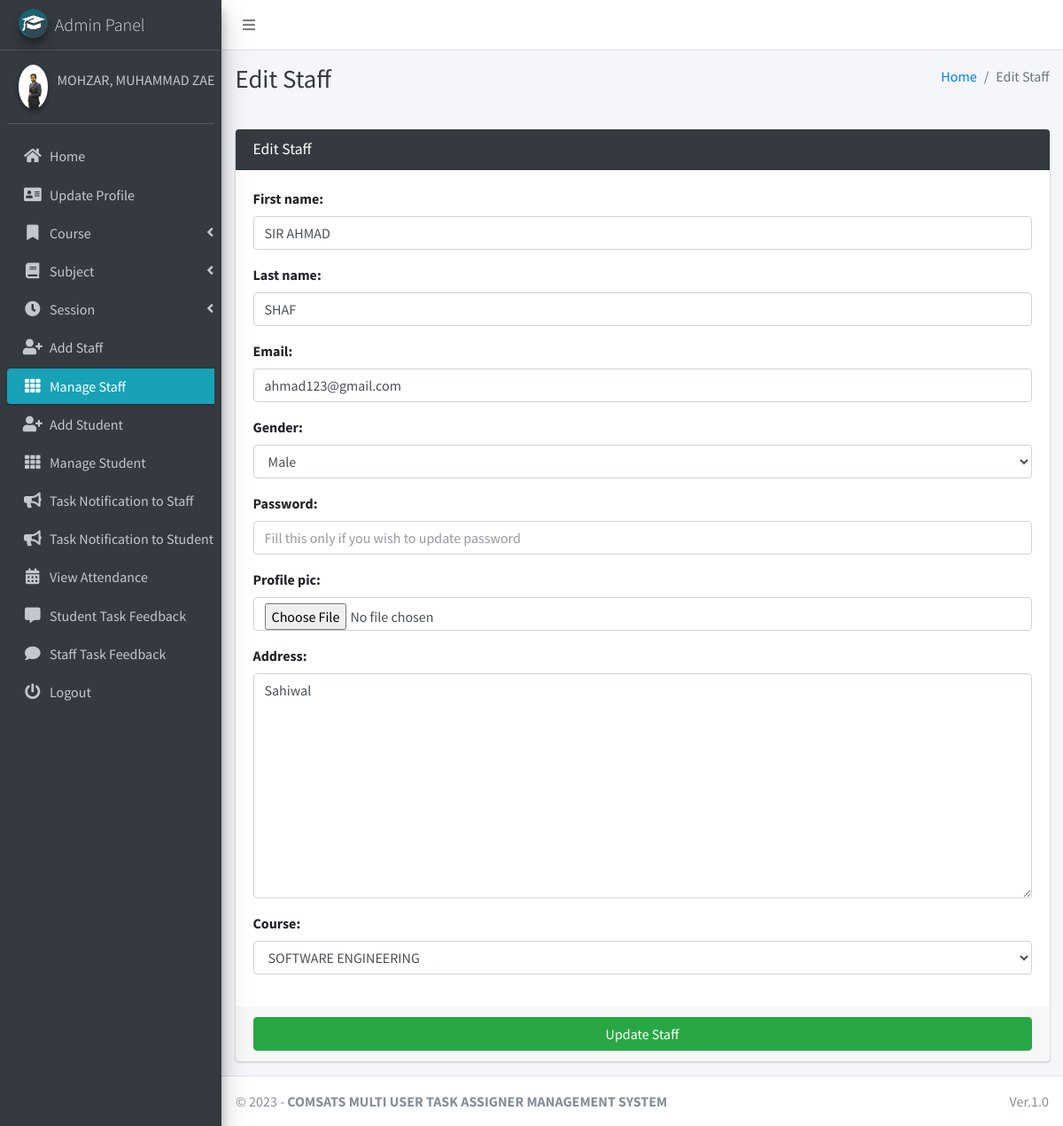
Page /staff/edit/1 (signed in) on the committed database.
### main_app/models.py (models this page shows, shortened)
class CustomUser(AbstractUser):
    USER_TYPE = ((1, "HOD"), (2, "Staff"), (3, "Student"))
    GENDER = [("M", "Male"), ("F", "Female")]
    username = None  # Removed username, using email instead
    email = models.EmailField(unique=True)
    user_type = models.CharField(default=1, choices=USER_TYPE, max_length=1)
    gender = models.CharField(max_length=1, choices=GENDER)
    profile_pic = models.ImageField()
    address = models.TextField()
    fcm_token = models.TextField(default="")  # For firebase notifications
    created_at = models.DateTimeField(auto_now_add=True)
    updated_at = models.DateTimeField(auto_now=True)
    USERNAME_FIELD = "email"
    REQUIRED_FIELDS = []
    objects = CustomUserManager()
    def __str__(self):
        return self.last_name + ", " + self.first_name

class Staff(models.Model):
    course = models.ForeignKey(Course, on_delete=models.DO_NOTHING, null=True, blank=False)
    admin = models.OneToOneField(CustomUser, on_delete=models.CASCADE)

### main_app/hod_views.py (the view)
# urls.py: path("staff/edit/<int:staff_id>", hod_views.edit_staff, name='edit_staff'),
def edit_staff(request, staff_id):
    staff = get_object_or_404(Staff, id=staff_id)
    form = StaffForm(request.POST or None, instance=staff)
    context = {
        'form': form,
        'staff_id': staff_id,
        'page_title': 'Edit Staff'
    }
    if request.method == 'POST':
        if form.is_valid():
            first_name = form.cleaned_data.get('first_name')
            last_name = form.cleaned_data.get('last_name')
            address = form.cleaned_data.get('address')
            username = form.cleaned_data.get('username')
            email = form.cleaned_data.get('email')
            gender = form.cleaned_data.get('gender')
            password = form.cleaned_data.get('password') or None
            course = form.cleaned_data.get('course')
            passport = request.FILES.get('profile_pic') or None
            try:
                user = CustomUser.objects.get(id=staff.admin.id)
                user.username = username
                user.email = email
                if password != None:
                    user.set_password(password)
                if passport != None:
                    fs = FileSystemStorage()
                    filename = fs.save(passport.name, passport)
                    passport_url = fs.url(filename)
                    user.profile_pic = passport_url
                user.first_name = first_name
                user.last_name = last_name
                user.gender = gender
                user.address = address
                staff.course = course
                user.save()
                staff.save()
                messages.success(request, "Successfully Updated")
                return redirect(reverse('edit_staff', args=[staff_id]))
            except Exception as e:
                messages.error(request, "Could Not Update " + str(e))
        else:
            messages.error(request, "Please fil form properly")
    else:
        user = CustomUser.objects.get(id=staff_id)
        staff = Staff.objects.get(id=user.id)
        return render(request, "hod_template/edit_staff_template.html", context)

### main_app/forms.py
class StaffForm(CustomUserForm):
    def __init__(self, *args, **kwargs):
        super(StaffForm, self).__init__(*args, **kwargs)
    class Meta(CustomUserForm.Meta):
        model = Staff
        fields = CustomUserForm.Meta.fields + \
            ['course' ]

### main_app/models.py (called while the page is built)
    def __str__(self):
        return self.name

### main_app/templates/hod_template/edit_staff_template.html
{% extends 'main_app/base.html' %}
{% load static %}
{% block page_title %}{{page_title}}{% endblock page_title %}
{% block content %}
<section class="content">
    <div class="container-fluid">
        <div class="row">
            <div class="col-md-12">
                <div class="card card-dark">
                    <div class="card-header">
                        <h3 class="card-title">{{page_title}}</h3>
                    </div>
                    {% include "main_app/form_template.html" with messages=messages  form=form button_text="Update Staff"%}
                </div>
            </div>
        </div>
    </div>
</section>
{% endblock content %}

### main_app/templates/main_app/sidebar_template.html (shortened to what this page needs)
{% load static %}
<aside class="main-sidebar sidebar-dark-info elevation-4">
    {% if request.user.user_type == '1' %}
    <a href="{% url 'admin_home' %}" class="brand-link">
        <img src="{% static 'dist/img/cmsl.png' %} " alt="Admin Logo"
            class="brand-image img-circle elevation-3" >
        <span class="brand-text font-weight-light">Admin Panel</span>
    </a>
    <div class="sidebar">
        <div class="user-panel mt-3 pb-3 mb-3 d-flex">
            <div class="image">
                <img src="{{ request.user.profile_pic}}" class="img-circle elevation-2" alt="User Image">
            </div>
            <div class="info">
                <a href="#" class="d-block">{{user}}</a>
            </div>
        </div>
        <nav class="mt-2">
            <ul class="nav nav-pills nav-sidebar flex-column" data-widget="treeview" role="menu" data-accordion="false">
                <li class="nav-item">
                    {% url 'admin_home' as admin_home %}
                    <a href="{{admin_home}}" class="nav-link {% if admin_home == request.path %} active {% endif %}">
                        <i class="nav-icon fas fa-home"></i>
                        <p>
                            Home
                        </p>
                    </a>
                </li>
                <li class="nav-item">
                    {% url 'admin_view_profile' as admin_view_profile %}
                    <a href="{{admin_view_profile}}"
                        class="nav-link {% if admin_view_profile == request.path %} active {% endif %}">
                        <i class="nav-icon fas fa-address-card"></i>
                        <p>
                            Update Profile
                        </p>
                    </a>
                </li>
                <li class="nav-item has-treeview">
                    <a href="#" class="nav-link">
                        <i class="nav-icon fas fa-bookmark"></i>
                        <p>
                            Course
                            <i class="fas fa-angle-left right"></i>
                        </p>
                    </a>
                </li>
                <li class="nav-item has-treeview">
                    <a href="#" class="nav-link">
                        <i class="nav-icon fas fa-book"></i>
                        <p>
                            Subject
                            <i class="fas fa-angle-left right"></i>
                        </p>
                    </a>
                </li>
                <li class="nav-item has-treeview">
                    <a href="#" class="nav-link">
                        <i class="nav-icon fas fa-clock"></i>
                        <p>
                            Session
                            <i class="fas fa-angle-left right"></i>
                        </p>
                    </a>
                </li>
                <li class="nav-item">
                    {% url 'add_staff' as add_staff %}
                    <a href="{{add_staff}}" class="nav-link {% if add_staff == request.path %} active {% endif %}">
                        <i class="nav-icon fas fa-user-plus"></i>
                        <p>
                            Add Staff
                        </p>
                    </a>
                </li>
                <li class="nav-item">
                    {% url 'manage_staff' as manage_staff %}
                    {% url 'edit_staff' staff_id as edit_staff %}
                    <a href="{{manage_staff}}"
                        class="nav-link {% if manage_staff == request.path or request.path == edit_staff %} active {% endif %}">
                        <i class="nav-icon fas fa-th"></i>
                        <p>
                            Manage Staff
                        </p>
                    </a>
                </li>
                <li class="nav-item">
                    {% url 'add_student' as add_student%}
                    <a href="{{add_student}}" class="nav-link  {% if add_student == request.path %} active {% endif %}">
                        <i class="nav-icon fas fa-user-plus"></i>
                        <p>
                            Add Student
                        </p>
                    </a>
                </li>
                <li class="nav-item">
                    {% url 'manage_student' as manage_student %}
                    {% url 'edit_student' student_id as edit_student %}
                    <a href="{{manage_student}}"
                        class="nav-link  {% if edit_student == request.path or manage_student == request.path %} active {% endif %}">
                        <i class="nav-icon fas fa-th"></i>
                        <p>
                            Manage Student
                        </p>
                    </a>
                </li>
                <li class="nav-item">
                    {% url 'admin_notify_staff' as admin_notify_staff %}
                    <a href="{{admin_notify_staff}}"
                        class="nav-link {% if admin_notify_staff == request.path %} active {% endif %}">
                        <i class="nav-icon fas fa-bullhorn"></i>
                        <p>
                           Task Notification to Staff
                        </p>
                    </a>
                </li>
                <li class="nav-item">
                    {% url 'admin_notify_student' as admin_notify_student %}
                    <a href="{{admin_notify_student}}"
                        class="nav-link {% if admin_notify_student == request.path %} active {% endif %}">
                        <i class="nav-icon fas fa-bullhorn"></i>
                        <p>
                            Task Notification to Student
                        </p>
                    </a>
                </li>
                <li class="nav-item">
                    {% url 'admin_view_attendance' as admin_view_attendance %}
                <li class="nav-item">
                    <a href="{{admin_view_attendance}}"
                        class="nav-link  {% if admin_view_attendance == request.path %} active {% endif %}">
                        <i class="nav-icon fas fa-calendar-alt"></i>
                        <p>
                            View Attendance
                        </p>
                    </a>
                </li>
                <li class="nav-item">
                    {% url 'student_feedback_message' as student_feedback_message %}
                    <a href="{{ student_feedback_message }}"
                        class="nav-link  {% if student_feedback_message == request.path %} active {% endif %}">
                        <i class="nav-icon fas fa-comment-alt"></i>
                        <p>
                            Student Task Feedback
                        </p>
                    </a>
                </li>
                <li class="nav-item">
                    {% url 'staff_feedback_message' as staff_feedback_message %}
                    <a href="{{staff_feedback_message}}"
                        class="nav-link   {% if staff_feedback_message == request.path %} active {% endif %}">
                        <i class="nav-icon fas fa-comment"></i>
                        <p>
                            Staff Task Feedback
                        </p>
                    </a>
                </li>
                                        {% endif %}
                                        <li class="nav-item">
                                            <a href="{% url 'user_logout' %}"
                                                onclick="return confirm('Your session would be terminated.\n\nProceed?')"
                                                class="nav-link">
                                                <i class="nav-icon fas fa-power-off"></i>
                                                <p>
                                                    Logout
                                                </p>
                                            </a>
                                        </li>
                                    </ul>
                                </nav>
                            </div>
</aside>

### main_app/templates/main_app/form_template.html (shortened to what this page needs)
<form role="form" method="POST" enctype="multipart/form-data">
    <div class="card-body">
        {% for field in form  %}
        <div class="form-group">
            {{field.label_tag}}
            {{field}}
        </div>
        {% endfor %}
    </div>
    <div class="card-footer">
        <button type="submit" class="btn btn-success btn-block">
            {% if button_text %}
            {{button_text}}
            {% else %}
            Submit
            {% endif %}
        </button>
    </div>
</form>

### rows in the picture
CustomUser: user.profile_pic (picture), last_name+first_name "MOHZAR, MUHAMMAD…"
Staff: form "SOFTWARE ENGINEERING"

### other values in the picture
{{ page_title }} "Edit Staff"
{{ field.label_tag }} "First name:" "Last name:" "Email:" "Gender:" "Password:" "Profile pic:" "Address:" "Course:"
{{ button_text }} "Update Staff"
